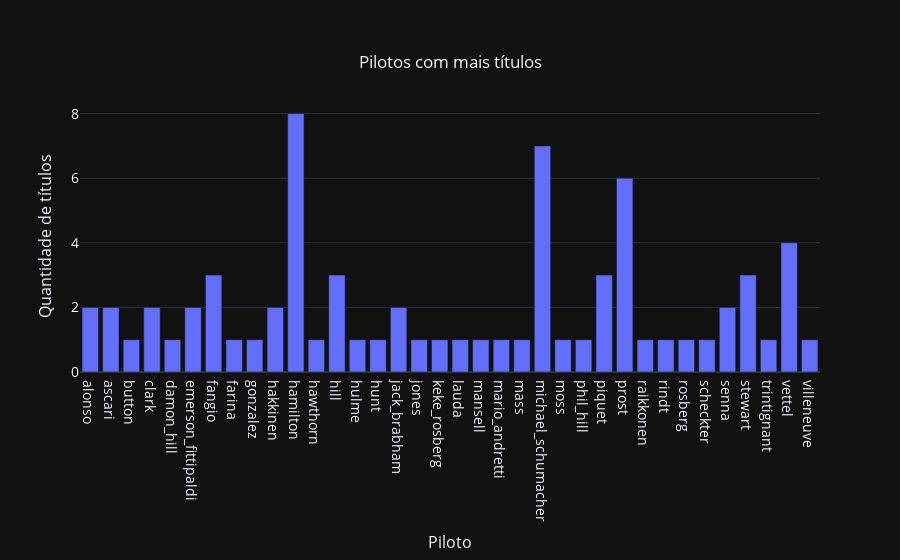

The notebook cell this image was saved under:
### Code cell
fig = go.Figure(data=[go.Bar(
    x=campeoes.sort_values(by=['ref_piloto'])['ref_piloto'].unique(),
    y=campeoes.groupby('ref_piloto')['ref_piloto'].value_counts()
    #hovertext = dfresulrac[(dfresulrac['year']== 2008)].sort_values(by=['constructorRef'])['nationality_y']
)])
fig.update_layout(title={
        'text': "Pilotos com mais títulos",
        'y':0.9,
        'x':0.5,
        'xanchor': 'center',
        'yanchor': 'top'}, 
                  yaxis=dict(
                            title='Quantidade de títulos',
                            titlefont_size=16,
                            tickfont_size=14),
                  xaxis=dict(
                            title='Piloto',
                            titlefont_size=16,
                            tickfont_size=14),
                  template = "plotly_dark"
                  )

### Figure 1 — Plotly figure (JSON) as saved in the notebook; plotly's stock layout.template omitted (floating-point values rounded to 4 significant figures)
{"data": [{"type": "bar", "x": ["alonso", "ascari", "button", "clark", "damon_hill", "emerson_fittipaldi", "fangio", "farina", "gonzalez", "hakkinen", "hamilton", "hawthorn", "hill", "hulme", "hunt", "jack_brabham", "jones", "keke_rosberg", "lauda", "mansell", "mario_andretti", "mass", "michael_schumacher", "moss", "phil_hill", "piquet", "prost", "raikkonen", "rindt", "rosberg", "scheckter", "senna", "stewart", "trintignant", "vettel", "villeneuve"], "y": [2, 2, 1, 2, 1, 2, 3, 1, 1, 2, 8, 1, 3, 1, 1, 2, 1, 1, 1, 1, 1, 1, 7, 1, 1, 3, 6, 1, 1, 1, 1, 2, 3, 1, 4, 1]}], "layout": {"title": {"text": "Pilotos com mais títulos", "x": 0.5, "xanchor": "center", "y": 0.9, "yanchor": "top"}, "xaxis": {"tickfont": {"size": 14}, "title": {"font": {"size": 16}, "text": "Piloto"}}, "yaxis": {"tickfont": {"size": 14}, "title": {"font": {"size": 16}, "text": "Quantidade de títulos"}}}}
